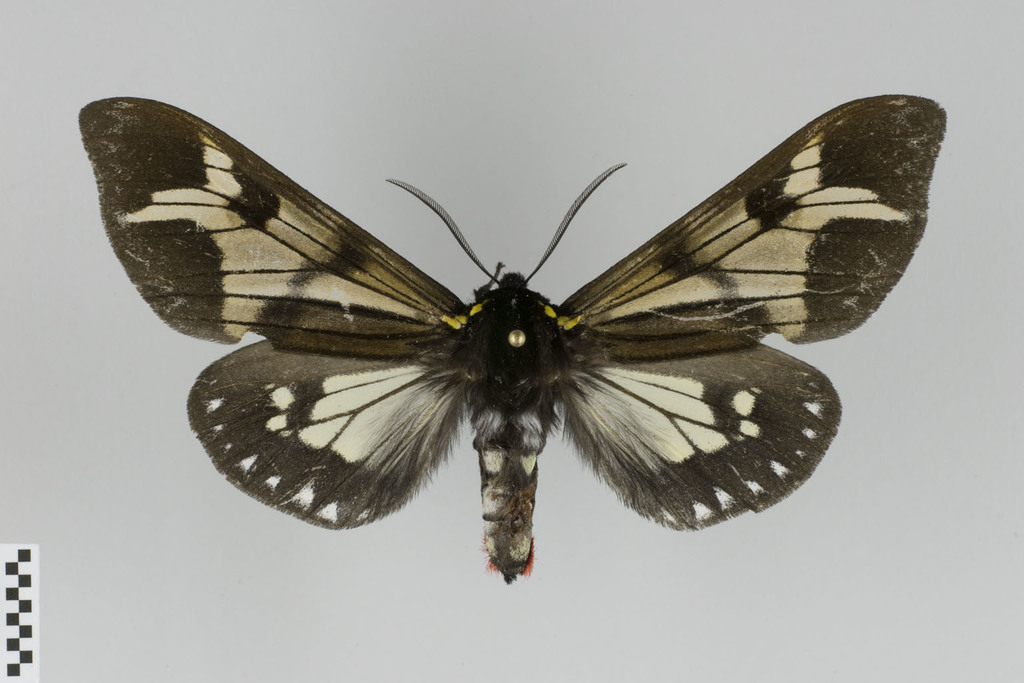
#> input picture test.jpg, 1024 x 683 px; its folder holds only this picture in this run
$ python seg2.py   (Python 2 division)   (older library calls are emulated)
#> lines starting #> are read from the running program, lines starting #| are printed output that depends on the picture; after the words box and inside, x2 and y2 are one past the last pixel; in counts of white or black regions, pixels touching at a corner belong together; long printed decimals are rounded
### segtools.py
""" Simple algorithms for segmenting butterflies """
import numpy as np
from skimage.filters import threshold_otsu
from skimage.measure import find_contours
from skimage.color import rgb2hsv, rgb2gray
import skimage
from skimage import feature
from scipy.spatial.distance import pdist, squareform

mixture_disabled = False
try:
    from sklearn.mixture import GMM
except ImportError:
    mixture_disabled = True

grabcut_disabled = False
try:
    from cv2 import grabCut
    import cv2
except ImportError:
    grabcut_disabled = True

# Use Green's theorem to compute the area
# enclosed by the given contour.
def contour_area(vs):
    a = 0
    x0,y0 = vs[0]
    for [x1,y1] in vs[1:]:
        dx = x1-x0
        dy = y1-y0
        a += 0.5*(y0*dx - x0*dy)
        x0 = x1
        y0 = y1
    return a

def seg_butterfly(image, method = "otsu", alpha = 1.0, gmmborder = 0.1, use_otsu = True):
    """ segment a given image and return statistics of the largest object """
    image_hsv = rgb2hsv(image)
    saturation = image_hsv[ :, :, 1 ]


    if method == "otsu":
        t = alpha * threshold_otsu(saturation)
        print "Threshold: {}".format(t)

        contours = find_contours(saturation, t)
        binaryimage = saturation>t

    elif not mixture_disabled and method=="gmm":
        g = GMM(3)
        bx = int(gmmborder*image.shape[1])-1
        by = int(gmmborder*image.shape[0])-1
        X = np.concatenate ( [ np.reshape( image_hsv[:, :bx, :], [-1,3]),
            np.reshape( image_hsv[:, -bx:, :], [-1,3]),
            np.reshape( image_hsv[:by, :, :], [-1,3]),
            np.reshape( image_hsv[-by:, :, :], [-1,3]) ] )
        print "GMM learning ..."
        g.fit(X)
        Xt = np.array(np.reshape(image_hsv, [-1,3]), dtype=float)
        s = np.reshape(g.score(Xt), image_hsv.shape[:2])
        if use_otsu:
            t = alpha * threshold_otsu(s)
        else:
            t = alpha

        print "Threshold: {}".format(t)
        contours = find_contours(s, t)
        binaryimage = s>t
    elif not grabcut_disabled and method=="grabcut":
        grabcut_mask = np.zeros(image.shape[:2],np.uint8)
        grabcut_rect = (int(image.shape[1]*0.05), int(image.shape[0]*0.1),
                        int(image.shape[1]*0.9), int(image.shape[0]*0.8))
        bgd_model = np.zeros((1,65),np.float64)
        fgd_model = np.zeros((1,65),np.float64)
        grabCut(image.astype(np.uint8), grabcut_mask, grabcut_rect,
                bgd_model, fgd_model,
                10, cv2.GC_INIT_WITH_RECT )
        grabcut_mask[grabcut_mask==2] = 0
        grabcut_mask[grabcut_mask==3] = 1
        binaryimage = grabcut_mask
        contours = find_contours(binaryimage, 0.5)
    else:
        raise Exception("Method {} not supported!".format(method))

    # The intensity channel
    value_channel = image_hsv[ binaryimage, 2 ]
    # The saturation channel
    saturation = image_hsv[ binaryimage, 1 ]
    # The hue channel
    hue = image_hsv[ binaryimage, 0 ]


    stats = {}

    stats['median-intensity'] = np.median(value_channel)
    stats['mean-intensity'] = np.mean(value_channel)
    stats['stddev-intensity'] = np.std(value_channel)
    stats['median-saturation'] = np.median(saturation)
    stats['mean-saturation'] = np.mean(saturation)
    stats['stddev-saturation'] = np.std(saturation)
    stats['median-hue'] = np.median(hue)
    stats['mean-hue'] = np.mean(hue)
    stats['stddev-hue'] = np.std(hue)
    stats['seg-absolute-size'] = len(value_channel)
    stats['seg-relative-size'] = len(value_channel) / float( image_hsv.shape[0] * image_hsv.shape[1] )

    maxc = 0
    for n, contour in enumerate(contours):
        if len(contours[n])>len(contours[maxc]):
            maxc = n

    stats['c-length'] = len(contours[maxc])
    stats['c-area'] = contour_area(contours[maxc])

    # compute bounding box
    stats['c-xmin'] = np.amin( contours[maxc][:,1] )
    stats['c-xmax'] = np.amax( contours[maxc][:,1] )
    stats['c-ymin'] = np.amin( contours[maxc][:,0] )
    stats['c-ymax'] = np.amax( contours[maxc][:,0] )

    return stats, contours[maxc], binaryimage

# See the ipython notebook for details on the following code
def estimate_corners(imgr):
    response = feature.corner_shi_tomasi(imgr)
    corners = feature.corner_peaks(response, min_distance=5)
    return corners

def optimize_quant_error(A, verbose=False):
    smallest_quant_error = float("inf")
    max_d = np.percentile(A, 20)
    min_d = np.percentile(A, 1)
    print ("Calibration length bounds: {} <= d <= {}".format(min_d, max_d))
    for d in np.arange(min_d,max_d,0.25):
        grid = np.arange(0,np.max(A)+d,d)
        if len(grid)<=2: continue

        # compute quantization error
        bins = (grid[:-1]+grid[1:])/2.0
        prototypes = grid[1:-1]
        bin_assignment = np.digitize(A, bins) - 1
        bin_assignment[bin_assignment==-1] = 0
        bin_assignment[bin_assignment==len(prototypes)] = len(prototypes)-1

        # quantization error with BIC model selection
        # adhoc version
        n = len(A)
        quant_error = np.linalg.norm(A - prototypes[bin_assignment]) + len(prototypes)*np.log(n)
        # theoretically derived criterion
        #quant_error = n*np.log(2*np.pi) + np.linalg.norm(A - prototypes[bin_assignment])**2 + len(prototypes)*np.log(n)

        if verbose:
            print ("{}: {} {}".format(d, quant_error, unused_bins))
        if quant_error < smallest_quant_error:
            smallest_quant_error = quant_error
            best_distance = d

    return best_distance


def estimate_calibration_length(img, calibration_pattern="checkerboard", crop_x=0.1, crop_y=0.3, pos="bottom_left"):
    w = int(crop_x * img.shape[1])
    h = int(crop_y * img.shape[0])
    if pos=="bottom_left":
        img_crop = img[-h:,:w,:]
    elif pos=="bottom_right":
        img_crop = img[-h:,-w:,:]
    elif pos=="top_left":
        img_crop = img[:h,:w,:]
    elif pos=="top_right":
        img_crop = img[:h,-w:,:]
    else:
        raise Exception("Unknown location type: {}".format(pos))

    imgr = skimage.color.rgb2gray(img_crop)

    if calibration_pattern=="checkerboard":
        corners = estimate_corners(imgr)
        if len(corners)==0:
            return -1
        A = pdist(corners, metric='cityblock')
        return optimize_quant_error(A)
    elif calibration_pattern=="black_bar":
        proj = np.sum(imgr, axis=0)
        grad_proj = proj[1:] - proj[:-1]
        calibration_length = np.abs(np.argmin(grad_proj) - np.argmax(grad_proj))
        return calibration_length/10.0
    else:
        raise Exception("Unknown calibration pattern type: {}".format(calibration_pattern))

### seg2.py
import glob

imagnames = glob.glob('*.jpg')
print(imagnames)

import argparse

parser = argparse.ArgumentParser(formatter_class=argparse.ArgumentDefaultsHelpFormatter)
parser.add_argument('--alpha', type=float, help="adjustment parameter for the automatic global threshold", default=1.0)
parser.add_argument('--method', choices=['otsu','gmm'], help='segmentation method (global otsu threshold or GMM estimation)', default='otsu')
parser.add_argument('--border', type=int, default=0.1, help='relative border definition (used by GMM)')
parser.add_argument('--displaymode',default='png', choices=['disabled', 'pdf', 'png', 'screen'], help='whether to show the segmentation result (screen), to write it to a file (pdf, png), or to skip it (disabled)')
parser.add_argument('--nocalibration', action='store_true', help='disable calibration')
parser.add_argument('--outstats', default='stats.json', help='output file for statistics')
args = parser.parse_args()
from segtools import *
import numpy as np
from scipy.misc import imread

if args.displaymode!='disabled':
    import matplotlib.pyplot as plt


import json
from os.path import basename, splitext

allstats = {}

np.random.seed(1)
for index,imgfn in enumerate(imagnames):
    image = imread(imgfn)
#> image is the input picture: shape (683, 1024, 3); mean R, G, B 159.5, 158.3, 151.5
    print "{}/{} {}: {}".format( index+1, len(imagnames), imgfn, (image.shape[1], image.shape[0]) )
#| 1/1 test.jpg: (1024, 683)
    stats, contour, binaryimage = seg_butterfly(image, method=args.method, alpha=args.alpha, gmmborder=args.border)
#> in seg_butterfly, `image_hsv = rgb2hsv(image)`: image_hsv: shape (683, 1024, 3) float64; mean of channels 0, 1, 2 0.242, 0.113, 0.63
#> in seg_butterfly, `saturation = image_hsv[ :, :, 1 ]`:
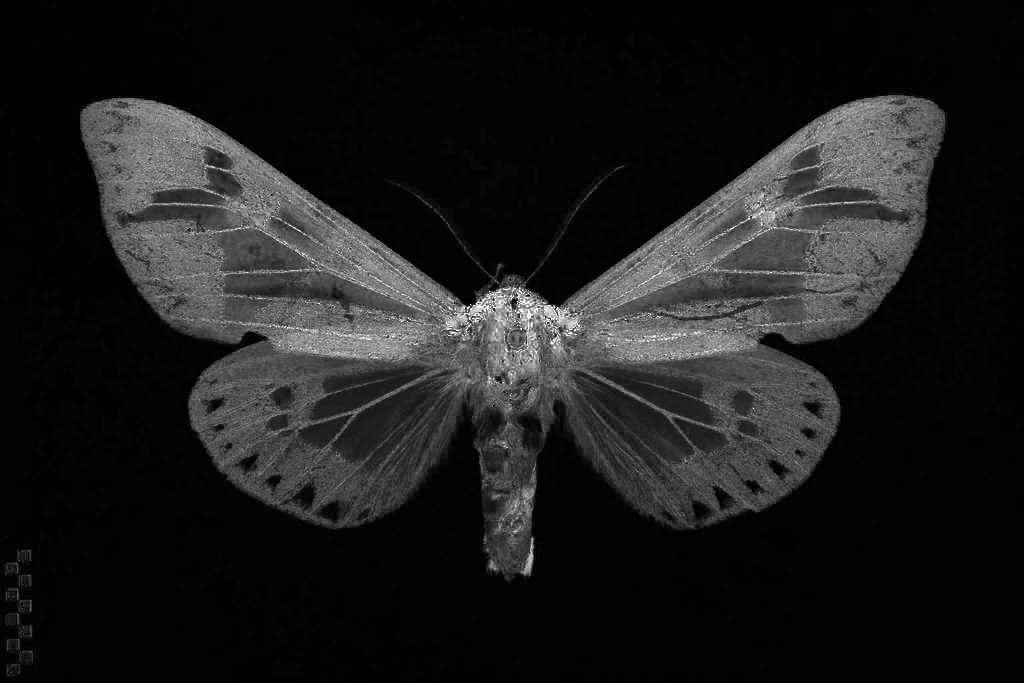
#> saturation: shape (683, 1024) float64; min 0, max 1, mean 0.113
#> in seg_butterfly, `t = alpha * threshold_otsu(saturation)`: t = 0.201
#| Threshold: 0.2012
#> in seg_butterfly, `contours = find_contours(saturation, t)`: contours = 1368 point arrays, longest 7839 points
#> in seg_butterfly, `binaryimage = saturation>t`:
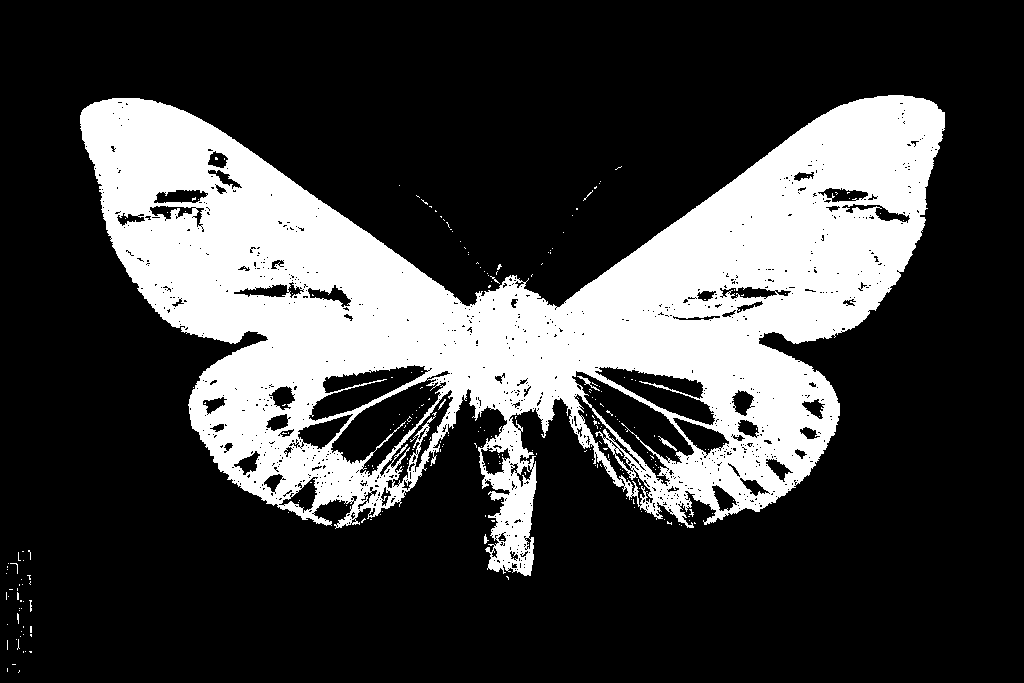
#> binaryimage: shape (683, 1024) bool; 25.1% white; 242 white regions (236 under 20 px), largest, box (x1, y1, x2, y2) and area: (80, 95, 945, 576) 174623, (658, 436, 677, 451) 64, (577, 376, 600, 391) 63, (484, 534, 489, 544) 26, (438, 399, 446, 410) 23, (29, 600, 32, 612) 20
#> after the loop in seg_butterfly, `for n, contour in enumerate(contours):`: maxc = 0
#> in contour_area, `x0,y0 = vs[0]`: x0 = 575.3; y0 = 530
#> the loop in contour_area, `for [x1,y1] in vs[1:]:` made 7838 passes
#> (x1, y1, dx, dy, a, x0, y0) on passes 1 to 3: (575.6, 529, 0.323, -1, 373.4, 575.6, 529), (575, 528.1, -0.624, -0.899, 467.1, 575, 528.1), (574.6, 528, -0.406, -0.101, 389.1, 574.6, 528)
#> after the loop in contour_area, `for [x1,y1] in vs[1:]:`: a = 199125.7
#> stats = 17 items; contour = 7839 pairs, first value 94.47 to 575.6, second value 79.72 to 944.6

    if not args.nocalibration:
        cal_length = estimate_calibration_length(image)
#> in estimate_calibration_length, `img_crop = img[-h:,:w,:]`:
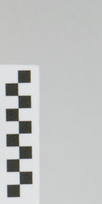
#> img_crop: shape (204, 102, 3); mean R, G, B 192.2, 193.6, 192.7
#> in estimate_corners, `response = feature.corner_shi_tomasi(imgr)`:
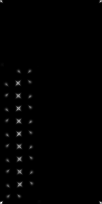
#> response: shape (204, 102) float64; min 0, max 2.12, mean 0.0163; drawn with min black and max white
#> in estimate_corners, `corners = feature.corner_peaks(response, min_distance=5)`: corners = 98 pairs, first value 9 to 198, second value 6 to 96
#> in estimate_calibration_length, `A = pdist(corners, metric='cityblock')`: A = 4753 values, max 264 at index 2332, min 7 at index 4164, mean 97.94
#> in optimize_quant_error, `max_d = np.percentile(A, 20)`: max_d = 51
#> in optimize_quant_error, `min_d = np.percentile(A, 1)`: min_d = 12
#| Calibration length bounds: 12.0 <= d <= 51.0
#> the loop in optimize_quant_error, `for d in np.arange(min_d,max_d,0.25):` made 156 passes
#> (quant_error, smallest_quant_error) on passes 1, 4: (415, 415), (413.5, 413.5)
#> quant_error on passes 2, 3, 5, 6, 7, 8: 418.5, 417.7, 419.9, 419, 428.4, 437
#> after the loop in optimize_quant_error, `for d in np.arange(min_d,max_d,0.25):`: best_distance = 12.75; smallest_quant_error = 413.5
#> cal_length = 12.75
        if cal_length>0:
            stats['c-area-calibrated'] = stats['c-area']/cal_length**2
            stats['width-calibrated'] = (stats['c-xmax']-stats['c-xmin'])/cal_length
            stats['height-calibrated'] = (stats['c-ymax']-stats['c-ymin'])/cal_length
            stats['calibration-length'] = cal_length

    print "Statistics in segmented region: {}".format( json.dumps(stats, indent=2) )
#| Statistics in segmented region: {
#|   "median-intensity": 0.2588,
#|   "mean-intensity": 0.3013,
#|   "stddev-intensity": 0.1612,
#|   "median-saturation": 0.3617,
#|   "mean-saturation": 0.3843,
#|   "stddev-saturation": 0.1254,
#|   "median-hue": 0.1159,
#|   "mean-hue": 0.1158,
#|   "stddev-hue": 0.0221,
#|   "seg-absolute-size": 175535,
#|   "seg-relative-size": 0.251,
#> (further printed lines are left out)
    imgfn_base = basename(imgfn)
    allstats[imgfn_base] = stats

    with open(args.outstats, 'w') as f:
        json.dump({'stats': allstats, 'args': vars(args)},f,indent=2)

    if args.displaymode!='disabled':
        plt.figure()
        plt.subplot(1,2,1)
        plt.imshow(image, interpolation='nearest')
        plt.plot(contour[:, 1], contour[:, 0], linewidth=2)
        rx = [ stats['c-xmin'], stats['c-xmax'], stats['c-xmax'], stats['c-xmin'], stats['c-xmin'] ]
#> rx = [79.72, 944.6, 944.6, 79.72, 79.72]
        ry = [ stats['c-ymin'], stats['c-ymin'], stats['c-ymax'], stats['c-ymax'], stats['c-ymin'] ]
#> ry = [94.47, 94.47, 575.6, 575.6, 94.47]
        plt.plot(rx, ry, 'm--', linewidth=0.5)

        plt.gca().arrow( stats['c-xmin'], stats['c-ymax'], stats['c-xmax']-stats['c-xmin'], 0, length_includes_head=True, width=3 )
        plt.gca().arrow( stats['c-xmax'], stats['c-ymax'], -stats['c-xmax']+stats['c-xmin'], 0, length_includes_head=True, width=3 )

        if not 'calibration-length' in stats:
            lengthx = '{:.0f} pixels'.format(stats['c-xmax']-stats['c-xmin'])
        else:
            lengthx = '{:.2f} mm'.format(stats['width-calibrated'])
#> lengthx = '67.83 mm'

        plt.text( 0.5 * (stats['c-xmax'] + stats['c-xmin']), stats['c-ymax'] + 20,
                  lengthx,
                  horizontalalignment='center', verticalalignment='top', fontsize=18)
        plt.axis('image')
        plt.gca().set_xticks([])
        plt.gca().set_yticks([])
        plt.title('Segmented outline and box')

        plt.subplot(1,2,2)
        plt.imshow(binaryimage)
        plt.title('Binary segmentation of the image')

        if args.displaymode=='screen':
            plt.show()
        else:
            imgfn_base_without_ext, ext = splitext(imgfn_base)
            outfn = imgfn_base_without_ext + '.' + args.displaymode
            print ("Writing figure to {}".format(outfn))
            plt.savefig(outfn)
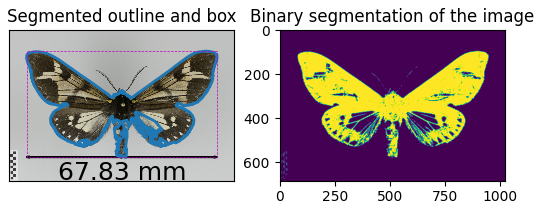
#> figure drawn by matplotlib, 2 panels

$ run again, on test2.jpg
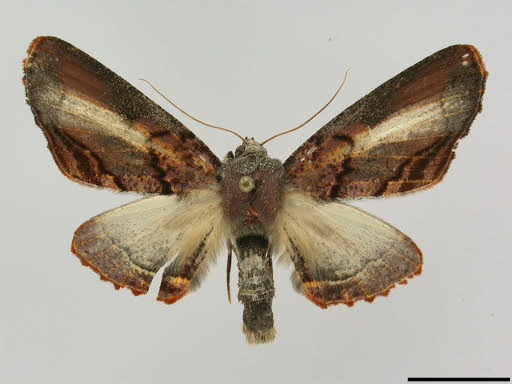
#> input picture test2.jpg, 512 x 384 px
#> image is the input picture: shape (384, 512, 3); mean R, G, B 172.6, 164.5, 151.3
#| 1/1 test2.jpg: (512, 384)
#> image_hsv: shape (384, 512, 3) float64; mean of channels 0, 1, 2 0.155, 0.186, 0.679
#> t = 0.264
#| Threshold: 0.2637
#> contours = 498 point arrays, longest 4265 points
#> in seg_butterfly, `binaryimage = saturation>t`:
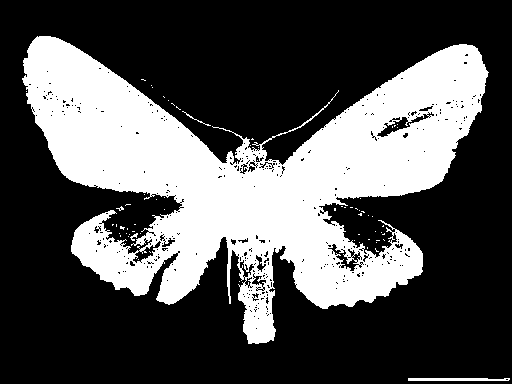
#> binaryimage: shape (384, 512) bool; 32.6% white; 65 white regions (61 under 20 px), largest, box (x1, y1, x2, y2) and area: (22, 36, 489, 344) 63502, (408, 378, 510, 381) 287, (182, 111, 211, 126) 41, (130, 233, 138, 241) 28
#> after the loop in seg_butterfly, `for n, contour in enumerate(contours):`: maxc = 0
#> in contour_area, `x0,y0 = vs[0]`: x0 = 343.1; y0 = 258
#> the loop in contour_area, `for [x1,y1] in vs[1:]:` made 4264 passes
#> (x1, y1, dx, dy, a, x0, y0) on passes 1 to 3: (343.2, 257, 0.137, -1, 189.3, 343.2, 257), (343.2, 256, -0.072, -1, 351.6, 343.2, 256), (343.1, 255, -0.065, -1, 514.9, 343.1, 255)
#> after the loop in contour_area, `for [x1,y1] in vs[1:]:`: a = 65257.9
#> stats = 17 items; contour = 4265 pairs, first value 35.4 to 343.3, second value 21.65 to 488.1
#> in estimate_corners, `corners = feature.corner_peaks(response, min_distance=5)`: corners = 33 pairs, first value 18 to 100, second value 8 to 40
#> A = 528 values, max 97 at index 508, min 7 at index 8, mean 39.5
#> max_d = 22
#> min_d = 7
#| Calibration length bounds: 7.0 <= d <= 22.0
#> the loop in optimize_quant_error, `for d in np.arange(min_d,max_d,0.25):` made 60 passes
#> (quant_error, smallest_quant_error) on passes 1, 3, 4, 5: (131.6, 131.6), (127, 127), (112.3, 112.3), (103.3, 103.3)
#> after the loop in optimize_quant_error, `for d in np.arange(min_d,max_d,0.25):`: best_distance = 8; smallest_quant_error = 103.3
#> cal_length = 8
#| Statistics in segmented region: {
#|   "median-intensity": 0.4157,
#|   "mean-intensity": 0.4416,
#|   "stddev-intensity": 0.1711,
#|   "median-saturation": 0.4681,
#|   "mean-saturation": 0.4896,
#> (further printed lines are left out)
#> rx = [21.65, 488.1, 488.1, 21.65, 21.65]
#> ry = [35.4, 35.4, 343.3, 343.3, 35.4]
#> lengthx = '58.30 mm'
#> `plt.savefig(outfn)`:
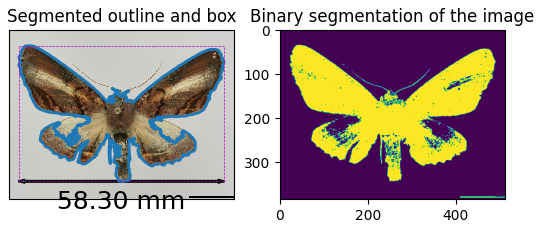
#> figure drawn by matplotlib, 2 panels
